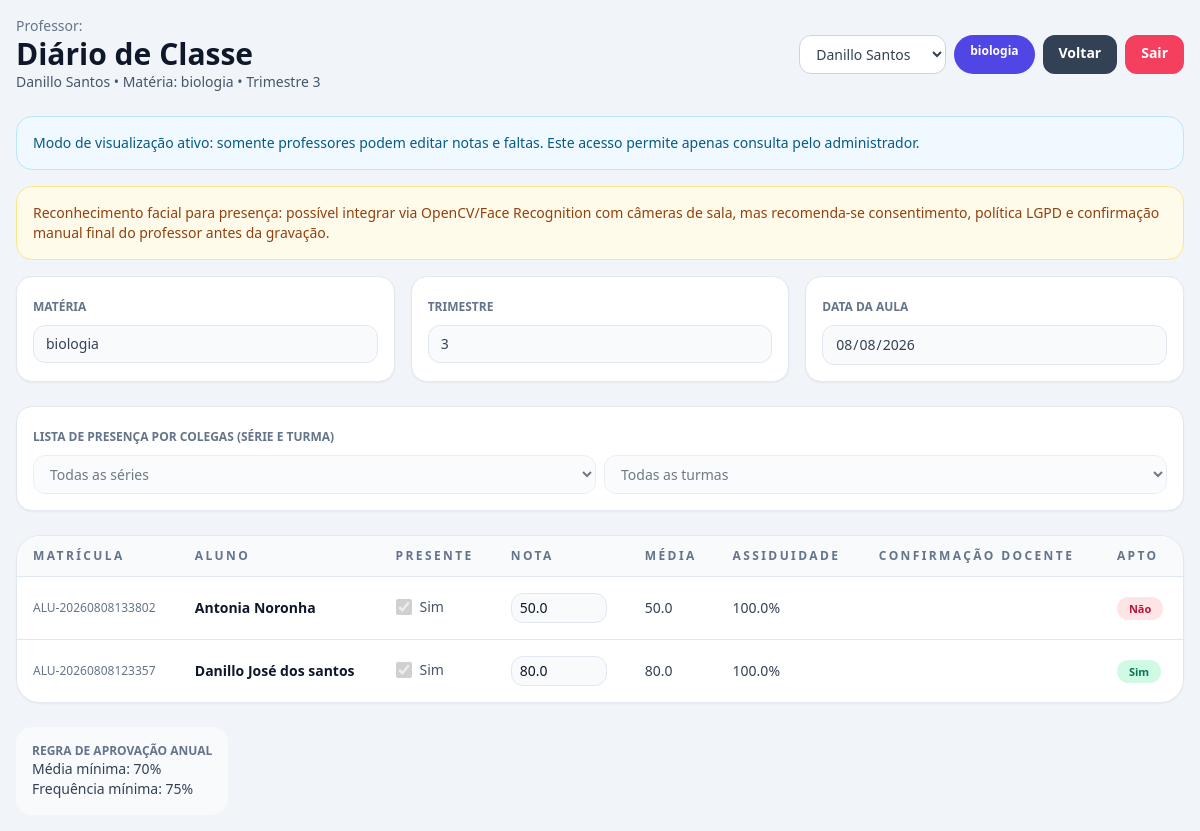
The app's page /diario/visualizacao?professor_id=1 (signed in) with its own data.
### tables this page shows
CREATE TABLE professores (
                    id INTEGER PRIMARY KEY AUTOINCREMENT,
                    nome TEXT NOT NULL,
                    cpf TEXT UNIQUE NOT NULL,
                    email TEXT NOT NULL,
                    senha TEXT,
                    telefone TEXT,
                    especialidade TEXT NOT NULL,
                    disciplinas TEXT,
                    data_nascimento TEXT,
                    genero TEXT,
                    data_admissao TEXT,
                    salario REAL,
                    endereco TEXT,
                    cidade TEXT,
                    estado TEXT,
                    status TEXT DEFAULT 'ativo',
                    data_cadastro TIMESTAMP DEFAULT CURRENT_TIMESTAMP
                );

CREATE TABLE alunos (
                    id INTEGER PRIMARY KEY AUTOINCREMENT,
                    nome TEXT NOT NULL,
                    matricula TEXT UNIQUE NOT NULL,
                    email TEXT,
                    serie TEXT NOT NULL,
                    turma TEXT NOT NULL,
                    data_nascimento TEXT,
                    cpf TEXT UNIQUE,
                    responsavel TEXT,
                    responsavel_cpf TEXT,
                    responsavel_telefone TEXT,
                    status TEXT DEFAULT 'arquivado',
                    data_cadastro TIMESTAMP DEFAULT CURRENT_TIMESTAMP
                , foto_referencia TEXT);

CREATE TABLE diario_entradas (
                    id INTEGER PRIMARY KEY AUTOINCREMENT,
                    aluno_id INTEGER NOT NULL,
                    professor_id INTEGER NOT NULL,
                    materia TEXT NOT NULL,
                    data_aula TEXT NOT NULL,
                    trimestre INTEGER NOT NULL,
                    presente INTEGER NOT NULL,
                    nota REAL,
                    observacao TEXT,
                    created_at TIMESTAMP DEFAULT CURRENT_TIMESTAMP,
                    FOREIGN KEY (aluno_id) REFERENCES alunos(id),
                    FOREIGN KEY (professor_id) REFERENCES professores(id)
                );

### app.py (the view)
@app.route('/diario/visualizacao')
def diario_visualizacao():
    if not usuario_logado():
        return redirect(url_for('login'))
    professores = db.buscar_registros('professores')
    if not professores:
        definir_mensagem('erro', 'Nenhum professor cadastrado para visualização do diário.')
        return redirect(url_for('dashboard'))
    professor_id_raw = request.args.get('professor_id')
    professor_id = int(professor_id_raw) if professor_id_raw and professor_id_raw.isdigit() else professores[0]['id']
    professor = db.buscar_por_id('professores', professor_id)
    if not professor:
        professor = professores[0]
        professor_id = professor['id']
    disciplinas = [d.strip() for d in (professor.get('disciplinas') or '').split(',') if d.strip()]
    if not disciplinas:
        disciplinas = [professor.get('especialidade') or 'Geral']
    materia_param = request.args.get('materia')
    materia = materia_param if materia_param in disciplinas else disciplinas[0]
    data_param = request.args.get('data')
    try:
        data_ref = datetime.strptime(data_param, '%Y-%m-%d').date() if data_param else datetime.today().date()
    except ValueError:
        data_ref = datetime.today().date()
    serie_atual = (request.args.get('serie') or '').strip()
    turma_atual = (request.args.get('turma') or '').strip()
    todos_alunos = db.buscar_registros('alunos')
    series_disponiveis = sorted({(a.get('serie') or '').strip() for a in todos_alunos if (a.get('serie') or '').strip()})
    turmas_disponiveis = sorted({(a.get('turma') or '').strip() for a in todos_alunos if (a.get('turma') or '').strip()})
    alunos = todos_alunos
    if serie_atual:
        alunos = [a for a in alunos if (a.get('serie') or '').strip() == serie_atual]
    if turma_atual:
        alunos = [a for a in alunos if (a.get('turma') or '').strip() == turma_atual]
    trimestre = calcular_trimestre(data_ref)
    resumo_por_aluno = {item['aluno_id']: item for item in db.buscar_resumo_diario(professor_id, materia, trimestre)}
    lancamentos_dia = db.buscar_lancamentos_diario(professor_id, materia, data_ref.isoformat())
    return render_template(
        'diario.html',
        professor_nome=professor.get('nome'),
        disciplinas=disciplinas,
        materia_atual=materia,
        trimestre=trimestre,
        hoje=data_ref.isoformat(),
        serie_atual=serie_atual,
        series_disponiveis=series_disponiveis,
        turma_atual=turma_atual,
        turmas_disponiveis=turmas_disponiveis,
        limiar_reconhecimento=db.buscar_config_float('limiar_reconhecimento', 0.20),
        alunos=alunos,
        lancamentos_dia=lancamentos_dia,
        resumo_por_aluno=resumo_por_aluno,
        modo_visualizacao=True,
        professores=professores,
        professor_id_atual=professor_id,
        reconhecimento_disponivel=RECONHECIMENTO_DISPONIVEL
    )

### templates/diario.html (shortened to what this page needs)
<!DOCTYPE html>
<html lang="pt-BR" class="h-full bg-slate-100">
<head>
    <script src="https://cdn.tailwindcss.com"></script>
</head>
<body class="min-h-screen bg-slate-100 font-sans text-slate-900">
    <div class="max-w-7xl mx-auto p-4">
        <header class="mb-6 flex flex-col gap-4 md:flex-row md:items-center md:justify-between">
            <div>
                <p class="text-sm text-slate-500">Professor:</p>
                <h1 class="text-3xl font-bold">Diário de Classe</h1>
                <p class="text-sm text-slate-600">{{ professor_nome }} • Matéria: {{ materia_atual }} • Trimestre {{ trimestre }}</p>
            </div>
            <div class="flex flex-wrap gap-2">
                {% if modo_visualizacao and professores %}
                <select onchange="if(this.value){ window.location.href = this.value; }" class="rounded-xl border border-slate-300 bg-white px-3 py-2 text-sm text-slate-700">
                    {% for prof in professores %}
                    <option value="{{ url_for('diario_visualizacao', professor_id=prof.id, materia=materia_atual, data=hoje, serie=serie_atual, turma=turma_atual) }}" {% if prof.id == professor_id_atual %}selected{% endif %}>{{ prof.nome }}</option>
                    {% endfor %}
                </select>
                {% endif %}
                {% for disciplina in disciplinas %}
                <a href="{% if modo_visualizacao %}{{ url_for('diario_visualizacao', professor_id=professor_id_atual, materia=disciplina, data=hoje, serie=serie_atual, turma=turma_atual) }}{% else %}{{ url_for('diario', materia=disciplina, data=hoje, serie=serie_atual, turma=turma_atual) }}{% endif %}"
                    class="rounded-full px-4 py-2 text-xs font-semibold {% if disciplina == materia_atual %}bg-indigo-600 text-white{% else %}bg-slate-200 text-slate-700 hover:bg-slate-300{% endif %}">{{ disciplina }}</a>
                {% endfor %}
                {% if modo_visualizacao %}
                <a href="{{ url_for('dashboard') }}" class="rounded-xl bg-slate-700 px-4 py-2 text-sm font-semibold text-white hover:bg-slate-800">Voltar</a>
                {% endif %}
                <a href="{{ url_for('logout') }}" class="rounded-xl bg-rose-500 px-4 py-2 text-sm font-semibold text-white hover:bg-rose-600">Sair</a>
            </div>
        </header>
        {% if modo_visualizacao %}
        <div class="mb-4 rounded-2xl border border-sky-200 bg-sky-50 p-4 text-sm text-sky-800">
            Modo de visualização ativo: somente professores podem editar notas e faltas. Este acesso permite apenas consulta pelo administrador.
        </div>
        {% endif %}
        <div class="mb-4 rounded-2xl border border-amber-200 bg-amber-50 p-4 text-sm text-amber-800">
            Reconhecimento facial para presença: possível integrar via OpenCV/Face Recognition com câmeras de sala, mas recomenda-se consentimento, política LGPD e confirmação manual final do professor antes da gravação.
        </div>
        <form id="formDiario" action="{{ url_for('salvar_diario') }}" method="POST" class="space-y-6" onsubmit="return validarEnvioDiario()">
            <div class="grid gap-4 md:grid-cols-3">
                <div class="rounded-2xl bg-white p-4 shadow-sm border border-slate-200">
                    <label class="text-xs font-semibold uppercase text-slate-500">Matéria</label>
                    <input type="text" name="materia" value="{{ materia_atual }}" readonly
                        class="mt-2 w-full rounded-xl border border-slate-200 bg-slate-50 px-3 py-2 text-sm text-slate-700">
                </div>
                <div class="rounded-2xl bg-white p-4 shadow-sm border border-slate-200">
                    <label class="text-xs font-semibold uppercase text-slate-500">Trimestre</label>
                    <input type="text" name="trimestre" value="{{ trimestre }}" readonly
                        class="mt-2 w-full rounded-xl border border-slate-200 bg-slate-50 px-3 py-2 text-sm text-slate-700">
                </div>
                <div class="rounded-2xl bg-white p-4 shadow-sm border border-slate-200">
                    <label class="text-xs font-semibold uppercase text-slate-500">Data da Aula</label>
                    <input type="date" name="data_aula" value="{{ hoje }}"
                        {% if modo_visualizacao %}disabled{% endif %}
                        onchange="atualizarContextoDiario()"
                        class="mt-2 w-full rounded-xl border border-slate-200 bg-slate-50 px-3 py-2 text-sm text-slate-700">
                </div>
            </div>
            <div class="rounded-2xl bg-white p-4 shadow-sm border border-slate-200">
                <label class="text-xs font-semibold uppercase text-slate-500">Lista de Presença por Colegas (Série e Turma)</label>
                <div class="mt-2 grid gap-2 md:grid-cols-2">
                    <select id="filtroSerie" name="serie" {% if modo_visualizacao %}disabled{% endif %} onchange="atualizarContextoDiario()"
                        class="w-full rounded-xl border border-slate-200 bg-slate-50 px-3 py-2 text-sm text-slate-700">
                        <option value="" {% if not serie_atual %}selected{% endif %}>Todas as séries</option>
                    </select>
                    <select id="filtroTurma" name="turma" {% if modo_visualizacao %}disabled{% endif %} onchange="atualizarContextoDiario()"
                        class="w-full rounded-xl border border-slate-200 bg-slate-50 px-3 py-2 text-sm text-slate-700">
                        <option value="" {% if not turma_atual %}selected{% endif %}>Todas as turmas</option>
                    </select>
                </div>
            </div>
            <div class="overflow-x-auto rounded-3xl border border-slate-200 bg-white shadow-sm">
                <table class="min-w-full divide-y divide-slate-200 text-sm text-left">
                    <thead class="bg-slate-50 text-xs uppercase tracking-[0.2em] text-slate-500">
                        <tr>
                            <th class="px-4 py-3">Matrícula</th>
                            <th class="px-4 py-3">Aluno</th>
                            <th class="px-4 py-3">Presente</th>
                            <th class="px-4 py-3">Nota</th>
                            <th class="px-4 py-3">Média</th>
                            <th class="px-4 py-3">Assiduidade</th>
                            <th class="px-4 py-3">Confirmação Docente</th>
                            <th class="px-4 py-3">Apto</th>
                        </tr>
                    </thead>
                    <tbody class="divide-y divide-slate-200 bg-white">
                        {% for aluno in alunos %}
                        {% set resumo = resumo_por_aluno.get(aluno.id, {}) %}
                        <tr id="linhaAluno_{{ aluno.id }}">
                            {% set lancamento = lancamentos_dia.get(aluno.id, {}) %}
                            <td class="px-4 py-4 text-xs text-slate-500">{{ aluno.matricula }}</td>
                            <td class="px-4 py-4 font-semibold text-slate-900">{{ aluno.nome }}</td>
                            <td class="px-4 py-4">
                                <label class="inline-flex items-center gap-2 text-slate-600">
                                    <input type="checkbox" name="presente_{{ aluno.id }}" data-aluno-id="{{ aluno.id }}" {% if lancamento and lancamento.presente %}checked{% endif %} {% if modo_visualizacao %}disabled{% endif %} class="h-4 w-4 rounded border-slate-300 text-indigo-600">
                                    Sim
                                </label>
                            </td>
                            <td class="px-4 py-4">
                                <input type="number" step="0.01" min="0" max="100" name="nota_{{ aluno.id }}"
                                    value="{{ lancamento.nota if lancamento.nota is not none else '' }}"
                                    {% if modo_visualizacao %}disabled{% endif %}
                                    class="w-24 rounded-xl border border-slate-200 bg-slate-50 px-2 py-1 text-sm text-slate-900">
                            </td>
                            <td class="px-4 py-4 text-slate-700">{{ resumo.media or '0.00' }}</td>
                            <td class="px-4 py-4 text-slate-700">{{ resumo.presenca_percentual or '0.0' }}%</td>
                            <td class="px-4 py-4">
                            </td>
                            <td class="px-4 py-4">
                                {% if resumo.apto is not none %}
                                <span class="rounded-full px-3 py-1 text-[11px] font-semibold {% if resumo.apto %}bg-emerald-100 text-emerald-700{% else %}bg-rose-100 text-rose-700{% endif %}">{{ 'Sim' if resumo.apto else 'Não' }}</span>
                                {% else %}
                                <span class="text-slate-400">-</span>
                                {% endif %}
                            </td>
                        </tr>
                        {% else %}
                        <tr>
                            <td colspan="8" class="px-4 py-8 text-center text-slate-400">Nenhum aluno encontrado.</td>
                        </tr>
                        {% endfor %}
                    </tbody>
                </table>
            </div>
            <div class="flex flex-col gap-3 sm:flex-row sm:items-center sm:justify-between">
                <div class="rounded-2xl bg-slate-50 p-4 text-slate-700">
                    <p class="text-xs font-semibold uppercase text-slate-500">Regra de aprovação anual</p>
                    <p class="text-sm">Média mínima: 70%</p>
                    <p class="text-sm">Frequência mínima: 75%</p>
                </div>
            </div>
        </form>
    </div>
</body>
</html>

### records on screen
professores: nome "Danillo Santos", disciplinas "biologia", materia "biologia"
alunos: matricula "ALU-20260808133802", nome "Antonia Noronha", id "☑", media "50.0", presenca_percentual "100.0", apto "Não"
diario_entradas: nota "50.0"
alunos: matricula "ALU-20260808123357", nome "Danillo José dos santos", id "☑", media "80.0", presenca_percentual "100.0", apto "Sim"
diario_entradas: nota "80.0"

### other values on screen
{{ trimestre }} "3"
form field value "Danillo Santos"
